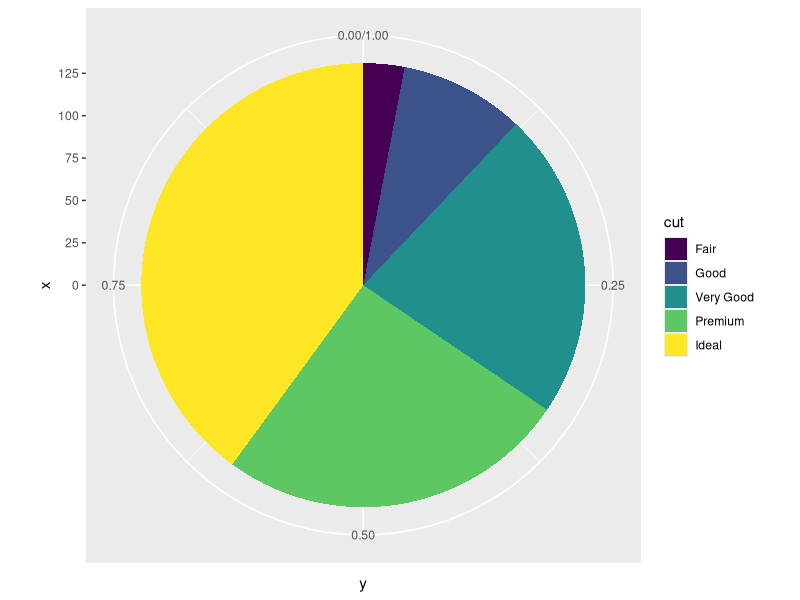
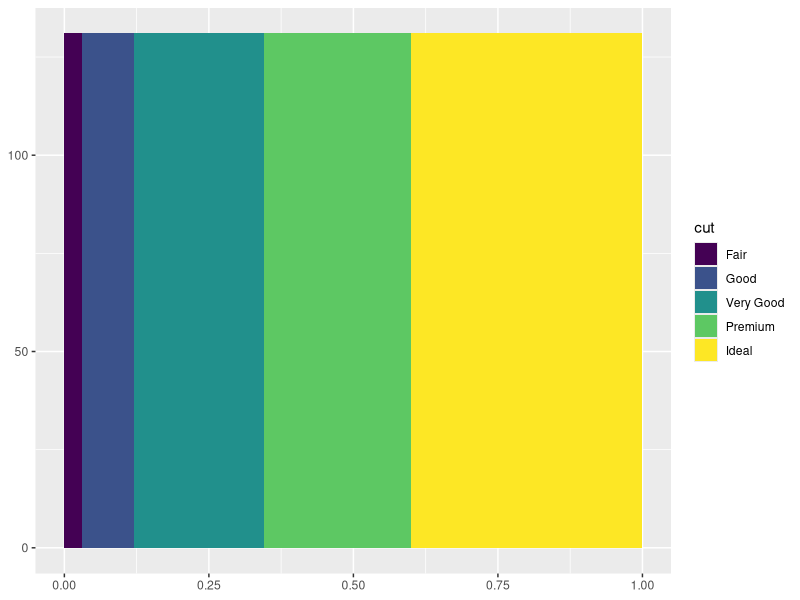
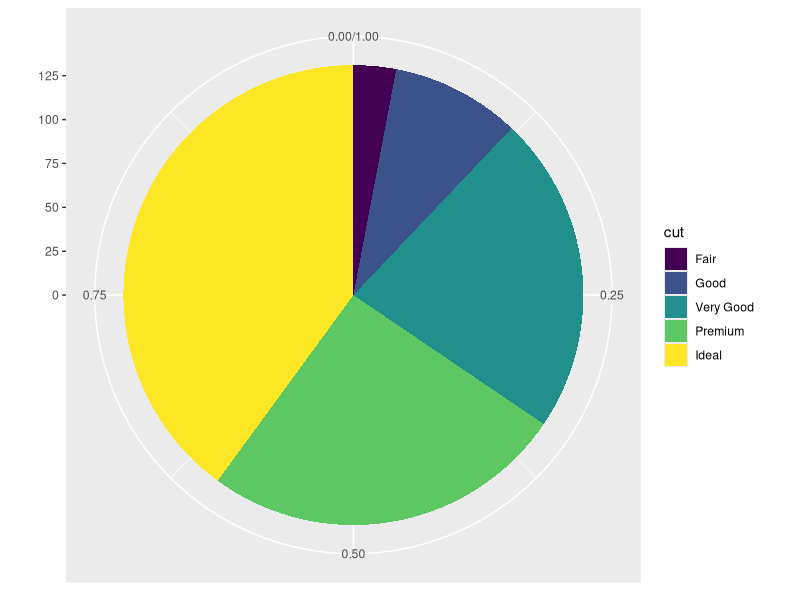
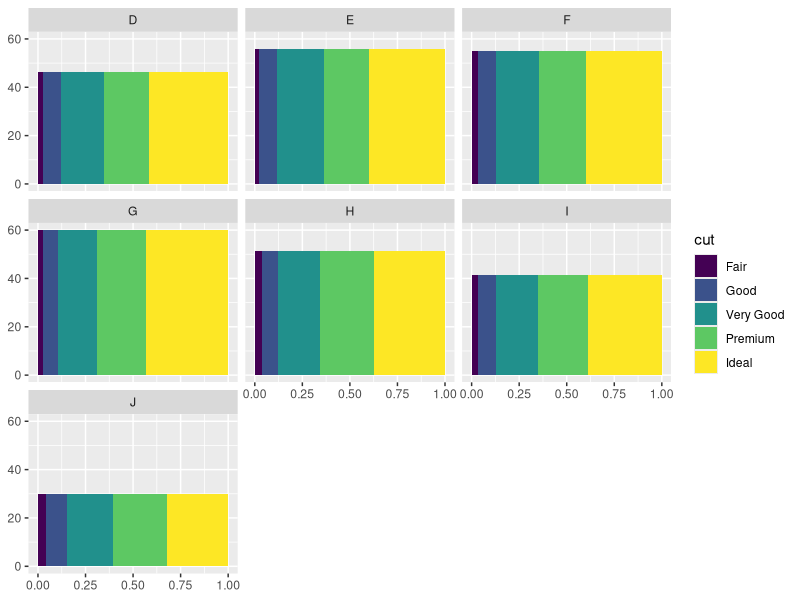
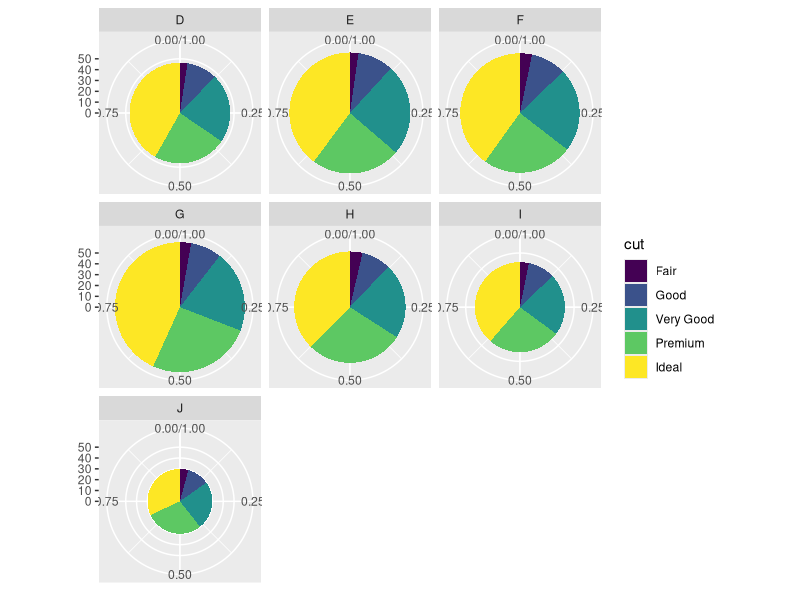
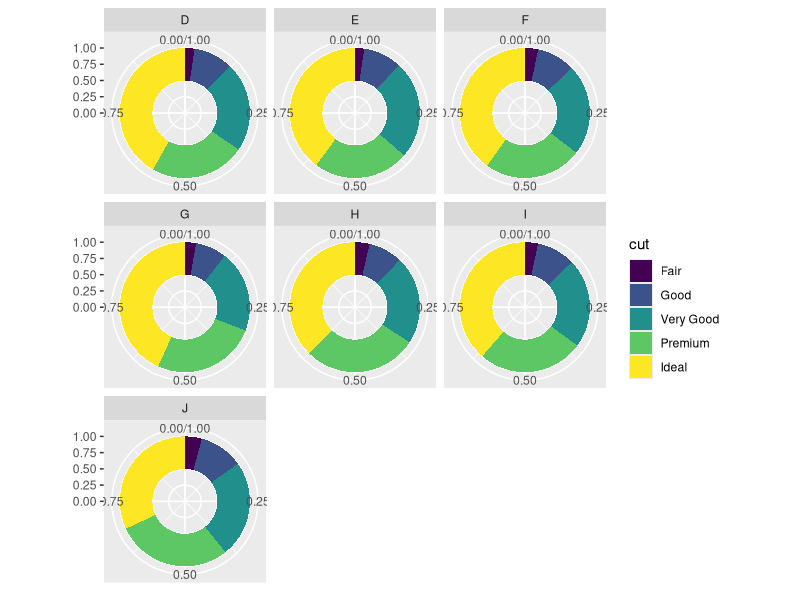
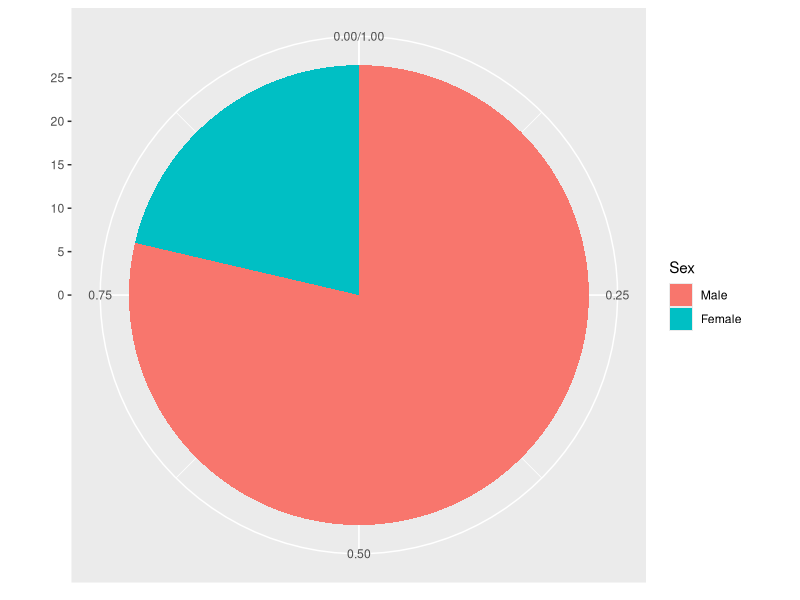
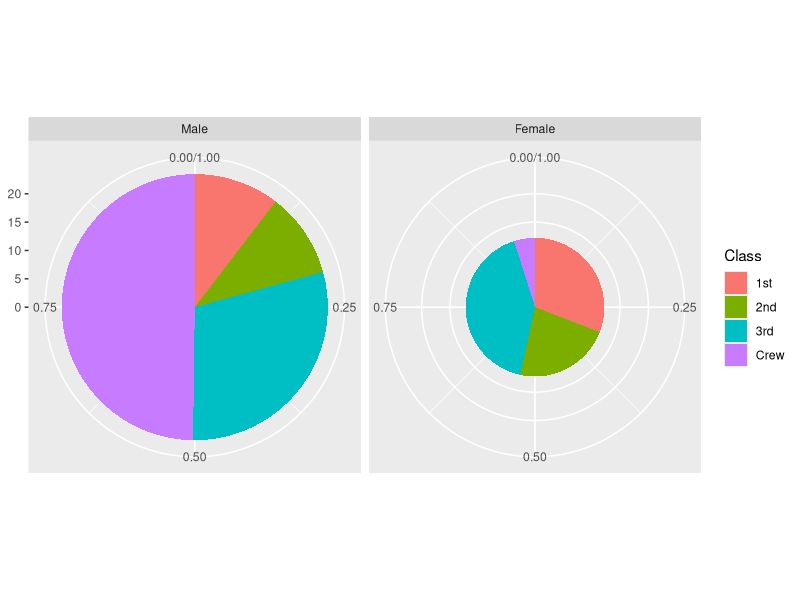

Write the R code that produced these figures, in order.
## ---- chunk 1
knitr::opts_chunk$set(echo = TRUE)
options(tidyverse.quiet = TRUE)
## ---- chunk 2
library(tidyverse)
ggplot2::diamonds %>% 
  mutate(weight = 1) %>% 
  count(cut, wt = weight) %>% 
  mutate(cum_n = cumsum(n)) %>% 
  mutate(cum_prop = cum_n/sum(n)) %>% 
  mutate(ymin = lag(cum_prop)) %>% 
  mutate(ymin = replace_na(ymin, 0)) %>% 
  mutate(r = sqrt(sum(n)/pi)) %>% 
  mutate(r0 = 0) %>% 
  ggplot() + 
  aes(x = 0, y = 0, 
      xmin = 0, ymin = ymin, 
      xmax = r, 
      ymax = cum_prop) + 
  geom_rect() + 
  aes(fill = cut) + 
  coord_polar(theta = "y")

layer_data()
## ---- chunk 3
compute_panel_pie <- function(data, scales){
  
  if(!("weight" %in% names(data))){data$weight <- 1}
  
  out <- data %>% 
  count(fill, wt = weight) %>% 
  mutate(cum_n = cumsum(n)) %>% 
  mutate(xmax = cum_n/sum(n)) %>% 
  mutate(xmin = lag(xmax)) %>% 
  mutate(xmin = replace_na(xmin, 0)) %>% 
  mutate(r = sqrt(sum(n)/pi)) %>% 
  mutate(r0 = 0) %>% 
  mutate(x = 0, y = 0, 
         ymin = 0, ymax = r
         )
  
  if("r" %in% names(data)){out$ymax <- data$r[1]}
  if("r0" %in% names(data)){out$ymin <- data$r0[1]}
  
  out
  
}

diamonds %>% 
  mutate(fill = cut) %>% 
  mutate(r = 1) %>% 
  mutate(r0 = .5) %>% 
  compute_panel_pie()

StatPie <- ggproto(`_class` = "StatPie",
                  `_inherit` = ggplot2::Stat,
                  required_aes = "fill",
                  compute_panel = compute_panel_pie,
                  default_aes = aes(group = after_stat(fill))
                  )

geom_pie <- function(
  mapping = NULL,
  data = NULL,
  position = "identity",
  na.rm = FALSE,
  show.legend = NA,
  inherit.aes = TRUE, ...) {
  ggplot2::layer(
    stat = StatPie,  # proto object from step 2
    geom = ggplot2::GeomRect,  # inherit other behavior
    data = data,
    mapping = mapping,
    position = position,
    show.legend = show.legend,
    inherit.aes = inherit.aes,
    params = list(na.rm = na.rm, ...)
  )
}
## ---- chunk 4
ggplot2::diamonds %>% 
  ggplot() + 
  aes(fill = cut) + 
  geom_pie() 

layer_data()

last_plot() + 
  coord_polar()

last_plot() +
  facet_wrap(~color) + 
  coord_cartesian()

last_plot() + 
  coord_polar()

last_plot() + 
  aes(r = 1, r0 = .5)

## ---- chunk 5
Titanic %>% 
  data.frame() %>% 
  uncount(Freq) %>% 
  ggplot() + 
  coord_polar() + 
  aes(fill = Sex) +
  geom_pie() 

last_plot() + 
  facet_wrap(~Sex) + 
  aes(fill = Class) 

last_plot() + 
  facet_grid(Sex~Class) + 
  aes(fill = Survived) + 
  theme_void() 
  
last_plot() +
  facet_wrap(~Sex) + 
  aes(r = 1, r0 = .5)
## ---- chunk 6
Titanic %>% 
  data.frame() %>% 
  ggplot() + 
  coord_polar() + 
  aes(fill = Survived, weight = Freq) +
  facet_wrap(~Sex) +
  geom_pie()
## ---- chunk 7
num_in_arc <- 5

library(tidyverse)
ggplot2::diamonds %>% 
  count(cut) %>% 
  mutate(cum_n = cumsum(n)) %>% 
  mutate(cum_prop = cum_n/sum(n)) %>% 
  mutate(ymin = lag(cum_prop)) %>% 
  mutate(ymin = replace_na(ymin, 0)) %>% 
  mutate(r = sqrt(sum(n)/pi)) %>% 
  mutate(r0 = 0) %>% 
  crossing(id_arc_point = c(-1:(num_in_arc + 1))) %>% 
  mutate(pos_in_radians = 2*pi*(ymin + (cum_prop - ymin)/num_in_arc*id_arc_point )) %>% 
  mutate(x = r*cos(pos_in_radians)) %>% 
  mutate(y = r*sin(pos_in_radians)) %>% 
  mutate(x = ifelse(id_arc_point == -1 | 
                      id_arc_point == num_in_arc + 1, 0, x)) %>% 
  mutate(y = ifelse(id_arc_point == -1 | 
                      id_arc_point == num_in_arc + 1, 0, y)) %>% 
  ggplot() + 
  aes(x = x, y = y ) + 
  geom_polygon() + 
  aes(fill = cut) + 
  aes(color = cut) + 
  geom_point() + 
  coord_equal()
## ---- chunk 8
compute_panel_wedge <- function(data, scales){
  
  data %>% 
  count(fill) %>% 
  mutate(cum_n = cumsum(n)) %>% 
  mutate(cum_prop = cum_n/sum(n)) %>% 
  mutate(ymin = lag(cum_prop)) %>% 
  mutate(ymin = replace_na(ymin, 0)) %>% 
  mutate(r = sqrt(sum(n)/pi)) %>% 
  mutate(r0 = 0) %>% 
  crossing(id_arc_point = c(-1:(num_in_arc + 1))) %>% 
  mutate(pos_in_radians = 2*pi*(ymin + (cum_prop - ymin)/num_in_arc*id_arc_point )) %>% 
  mutate(x = cos(pos_in_radians)) %>% 
  mutate(y = sin(pos_in_radians)) %>% 
  mutate(x = ifelse(id_arc_point == -1 | id_arc_point == num_in_arc + 1, 0, x)) %>% 
  mutate(y = ifelse(id_arc_point == -1 | id_arc_point == num_in_arc + 1, 0, y))
  
}


StatWedge <- ggproto(`_class` = "StatWedge",
                  `_inherit` = ggplot2::Stat,
                  required_aes = "fill",
                  compute_panel = compute_panel_wedge,
                  default_aes = aes(group = after_stat(fill)))

geom_wedge <- function(
  mapping = NULL,
  data = NULL,
  position = "identity",
  na.rm = FALSE,
  show.legend = NA,
  inherit.aes = TRUE, ...) {
  ggplot2::layer(
    stat = StatPie,  # proto object from step 2
    geom = ggplot2::GeomPolygon,  # inherit other behavior
    data = data,
    mapping = mapping,
    position = position,
    show.legend = show.legend,
    inherit.aes = inherit.aes,
    params = list(na.rm = na.rm, ...)
  )
}
## ---- chunk 9
diamonds %>% 
ggplot() + 
  aes(fill = cut) + 
  geom_wedge()

layer_data()
